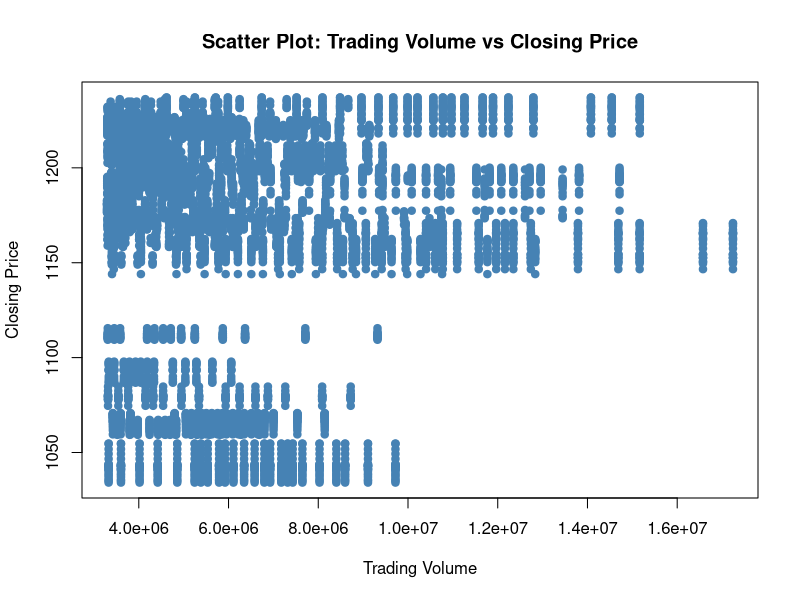
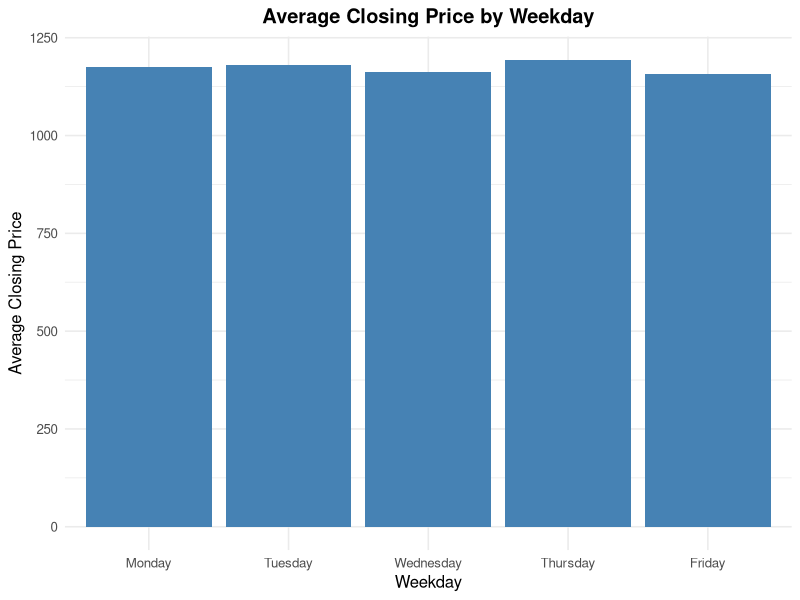

R code for these plots, in order:
## ---- chunk 1
knitr::opts_chunk$set(echo = TRUE)
library(ggplot2)
## ---- chunk 2
data <- read.csv("AXISBANK_15m.csv", header = TRUE)

# Convert numeric columns
data$open   <- as.numeric(data$open)
data$high   <- as.numeric(data$high)
data$low    <- as.numeric(data$low)
data$close  <- as.numeric(data$close)
data$volume <- as.numeric(data$volume)

# Create Date column
data$Date <- as.Date(substr(data$timestamp, 1, 10))

names(data)
nrow(data)
## ---- chunk 3
str(data)
## ---- chunk 4
names(data)
## ---- chunk 5
head(data, 15)
## ---- chunk 6
calc_15m_return <- function(open_price, close_price) {
  ((close_price - open_price) / open_price) * 100
}

calc_15m_return(data$open[1], data$close[1])
## ---- chunk 7
filtered_data <- data[
  format(data$Date, "%Y") == "2025" & 
  data$volume > mean(data$volume, na.rm = TRUE),
]

head(filtered_data, 5)
## ---- chunk 8
dep_df <- filtered_data[, c("Date", "close")]
ind_df <- filtered_data[, c("Date", "volume", "open")]

# Add ID for reshaping
filtered_data$id <- 1:nrow(filtered_data)

temp_wide <- filtered_data[, c("id", "Date", "close", "volume")]

long_df <- reshape(
  temp_wide,
  direction = "long",
  varying = list(c("close", "volume")),
  v.names = "Value",
  timevar = "Metric",
  times = c("close", "volume"),
  idvar = "id"
)
head(long_df, 5)
# Merge dependent + independent
new_df <- merge(dep_df, ind_df, by = "Date")

head(new_df, 5)
## ---- chunk 9
new_df <- na.omit(new_df)
## ---- chunk 10
new_df <- new_df[!duplicated(new_df), ]
nrow(new_df)
## ---- chunk 11
ordered_df <- new_df[order(-new_df$close), ]
head(ordered_df, 5)
## ---- chunk 12
colnames(new_df)[colnames(new_df) == "close"] <- "Closing_Price"
colnames(new_df)[colnames(new_df) == "volume"] <- "Trading_Volume"

head(new_df, 3)
## ---- chunk 13
new_df$Trading_Volume_Doubled <- new_df$Trading_Volume * 2
new_df$Total_Trade_Value <- new_df$Trading_Volume * new_df$Closing_Price

head(new_df, 3)
## ---- chunk 14
set.seed(123)

train_index <- sample(1:nrow(new_df), 0.7 * nrow(new_df))
train_set <- new_df[train_index, ]

nrow(train_set)
## ---- chunk 15
summary(new_df)
## ---- chunk 16
mean_price   <- mean(new_df$Closing_Price, na.rm = TRUE)
median_price <- median(new_df$Closing_Price, na.rm = TRUE)

get_mode <- function(v) {
  uniqv <- unique(v)
  uniqv[which.max(tabulate(match(v, uniqv)))]
}

mode_price <- get_mode(new_df$Closing_Price)

range_price <- range(new_df$Closing_Price, na.rm = TRUE)

stats_table <- data.frame(
  Statistic = c("Mean", "Median", "Mode", "Range (Min to Max)"),
  Value = c(
    round(mean_price, 2),
    round(median_price, 2),
    round(mode_price, 2),
    paste(round(range_price[1], 2), "to", round(range_price[2], 2))
  )
)

knitr::kable(stats_table, caption = "Summary Statistics of Closing Price")
## ---- chunk 17
plot(
  new_df$Trading_Volume,
  new_df$Closing_Price,
  main = "Scatter Plot: Trading Volume vs Closing Price",
  xlab = "Trading Volume",
  ylab = "Closing Price",
  pch = 19,
  col = "steelblue"
)
## ---- chunk 18
library(ggplot2)

filtered_data$Weekday <- weekdays(filtered_data$Date)

filtered_data$Weekday <- factor(
  filtered_data$Weekday,
  levels = c("Monday", "Tuesday", "Wednesday", "Thursday", "Friday")
)

avg_data <- aggregate(close ~ Weekday, data = filtered_data, mean)

ggplot(avg_data, aes(x = Weekday, y = close)) +
  geom_bar(stat = "identity", fill = "steelblue") +
  labs(
    title = "Average Closing Price by Weekday",
    x = "Weekday",
    y = "Average Closing Price"
  ) +
  theme_minimal(base_size = 12) +
  theme(
    plot.title = element_text(hjust = 0.5, face = "bold"),
    axis.text.x = element_text(angle = 0)
  )
## ---- chunk 19
correlation <- cor(
  new_df$Trading_Volume,
  new_df$Closing_Price,
  method = "pearson"
)

correlation
